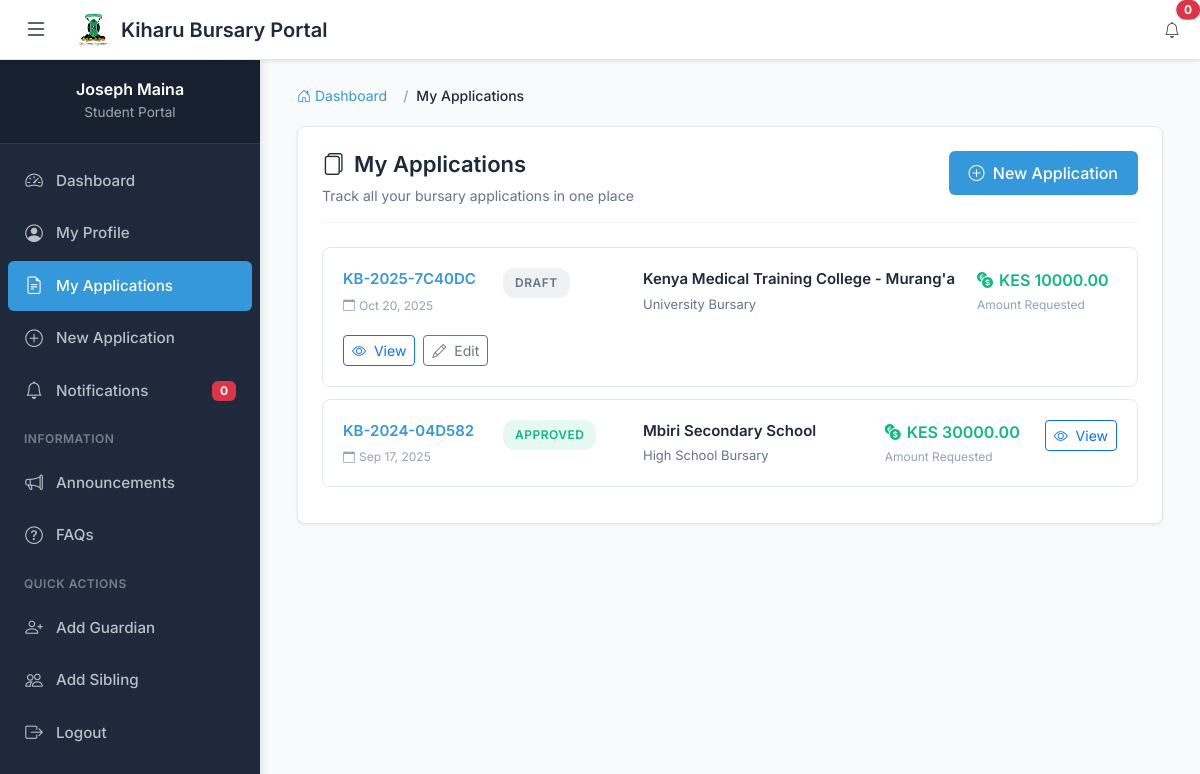
The app's page /student/applications/ (signed in), older data.
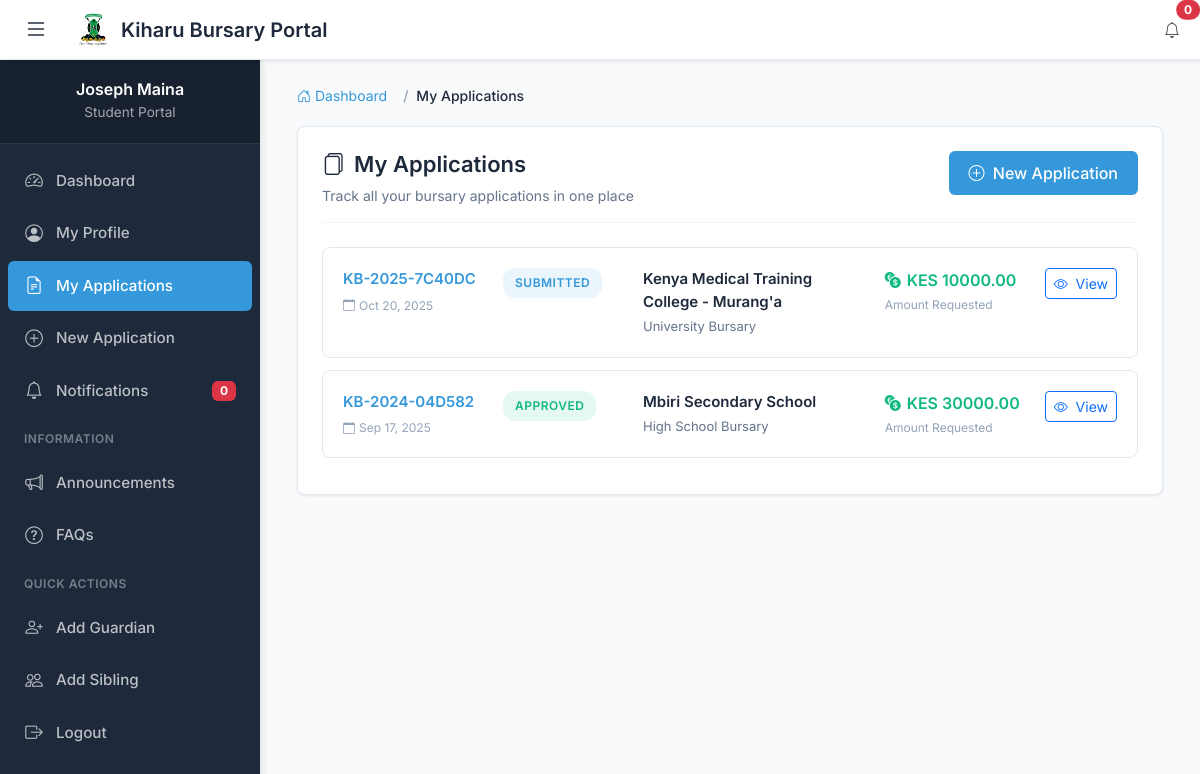
The same page, newer data.
### kiharu_system/models.py (models this page shows, shortened)
class Application(models.Model):
    APPLICATION_STATUS = (
        ('draft', 'Draft'),
        ('submitted', 'Submitted'),
        ('under_review', 'Under Review'),
        ('approved', 'Approved'),
        ('rejected', 'Rejected'),
        ('disbursed', 'Disbursed'),
    )
    application_number = models.CharField(max_length=20, unique=True, editable=False)
    applicant = models.ForeignKey(Applicant, on_delete=models.CASCADE, related_name='applications')
    fiscal_year = models.ForeignKey(FiscalYear, on_delete=models.CASCADE)
    bursary_category = models.ForeignKey(BursaryCategory, on_delete=models.CASCADE)
    institution = models.ForeignKey(Institution, on_delete=models.CASCADE)
    status = models.CharField(max_length=20, choices=APPLICATION_STATUS, default='draft')
    admission_number = models.CharField(max_length=100)
    year_of_study = models.PositiveIntegerField()
    course_name = models.CharField(max_length=200, blank=True, null=True)  # For college/university
    expected_completion_date = models.DateField()
    total_fees_payable = models.DecimalField(max_digits=10, decimal_places=2)
    fees_paid = models.DecimalField(max_digits=10, decimal_places=2)
    fees_balance = models.DecimalField(max_digits=10, decimal_places=2)
    amount_requested = models.DecimalField(max_digits=10, decimal_places=2)
    other_bursaries = models.BooleanField(default=False)
    other_bursaries_amount = models.DecimalField(max_digits=10, decimal_places=2, default=0)
    other_bursaries_source = models.CharField(max_length=200, blank=True, null=True)
    is_orphan = models.BooleanField(default=False)
    is_disabled = models.BooleanField(default=False)
    has_chronic_illness = models.BooleanField(default=False)
    chronic_illness_description = models.TextField(blank=True, null=True)
    date_submitted = models.DateTimeField(auto_now_add=True)
    last_updated = models.DateTimeField(auto_now=True)
    previous_allocation = models.BooleanField(default=False)
    previous_allocation_year = models.CharField(max_length=20, blank=True, null=True)
    previous_allocation_amount = models.DecimalField(max_digits=10, decimal_places=2, default=0)

class Institution(models.Model):
    INSTITUTION_TYPES = (
        ('highschool', 'High School'),
        ('special_school', 'Special School'),
        ('college', 'College'),
        ('university', 'University'),
    )
    name = models.CharField(max_length=200)
    institution_type = models.CharField(max_length=20, choices=INSTITUTION_TYPES)
    county = models.CharField(max_length=100)
    postal_address = models.CharField(max_length=100, blank=True, null=True)
    phone_number = models.CharField(max_length=20, blank=True, null=True)
    email = models.EmailField(blank=True, null=True)

class BursaryCategory(models.Model):
    CATEGORY_TYPES = (
        ('highschool', 'High School'),
        ('special_school', 'Special School'),
        ('college', 'College'),
        ('university', 'University'),
    )
    name = models.CharField(max_length=100)
    category_type = models.CharField(max_length=20, choices=CATEGORY_TYPES)
    fiscal_year = models.ForeignKey(FiscalYear, on_delete=models.CASCADE, related_name='categories')
    allocation_amount = models.DecimalField(max_digits=12, decimal_places=2)
    max_amount_per_applicant = models.DecimalField(max_digits=10, decimal_places=2)

### kiharu_system/views.py (the view)
# urls.py: path('student/applications/', views.student_application_list, name='student_application_list'),
@login_required
def student_application_list(request):
    try:
        applicant = request.user.applicant_profile
    except Applicant.DoesNotExist:
        return redirect('student_profile_create')
    applications = Application.objects.filter(applicant=applicant).order_by('-date_submitted')
    paginator = Paginator(applications, 10)
    page_number = request.GET.get('page')
    page_obj = paginator.get_page(page_number)
    context = {
        'page_obj': page_obj,
        'applications': page_obj,
    }
    return render(request, 'students/application_list.html', context)

### templates/students/application_list.html (shortened to what this page needs)
{% extends 'student_base.html' %}
{% load static %}
{% block content %}
<div class="container-fluid">
    <nav aria-label="breadcrumb">
        <ol class="breadcrumb">
            <li class="breadcrumb-item">
                <a href="{% url 'student_dashboard' %}">
                    <i class="bi bi-house-door"></i> Dashboard
                </a>
            </li>
            <li class="breadcrumb-item active" aria-current="page">My Applications</li>
        </ol>
    </nav>
    <div class="section-container">
        <div class="page-header">
            <div>
                <h1 class="page-title">
                    <i class="bi bi-files"></i>
                    My Applications
                </h1>
                <p class="page-subtitle">
                    Track all your bursary applications in one place
                </p>
            </div>
            <a href="{% url 'student_application_create' %}" class="btn btn-primary">
                <i class="bi bi-plus-circle me-1"></i> New Application
            </a>
        </div>
        {% if applications %}
            {% for application in applications %}
            <div class="application-item">
                <div class="application-wrapper">
                    <div class="application-number-section">
                        <div class="application-number">
                            {{ application.application_number }}
                        </div>
                        <div class="application-date">
                            <i class="bi bi-calendar"></i>
                            {{ application.date_submitted|date:"M j, Y"|default:"Draft" }}
                        </div>
                    </div>
                    <div class="status-section">
                        <span class="status-badge status-{{ application.status }}">
                            {{ application.get_status_display }}
                        </span>
                    </div>
                    <div class="details-section">
                        <div class="institution-name">
                            {{ application.institution.name }}
                        </div>
                        <div class="category-name">
                            {{ application.bursary_category.name }}
                        </div>
                    </div>
                    <div class="amount-section">
                        <div class="amount-display">
                            <i class="bi bi-currency-exchange"></i>
                            KES {{ application.amount_requested|floatformat:2 }}
                        </div>
                        <div class="amount-label">Amount Requested</div>
                    </div>
                    <div class="actions-section">
                        <a href="{% url 'student_application_detail' application.pk %}" class="btn btn-sm btn-outline-primary">
                            <i class="bi bi-eye me-1"></i> View
                        </a>
                        {% if application.status == 'draft' %}
                        <a href="{% url 'student_application_edit' application.pk %}" class="btn btn-sm btn-outline-secondary">
                            <i class="bi bi-pencil me-1"></i> Edit
                        </a>
                        {% endif %}
                    </div>
                </div>
            </div>
            {% endfor %}
        {% endif %}
    </div>
</div>
{% endblock %}

Row changes from the older to the newer data that the page shows:
changed Application "Kenya Medical Training College - Murang'a": status "DRAFT" → "SUBMITTED"; no longer shows "Edit"
